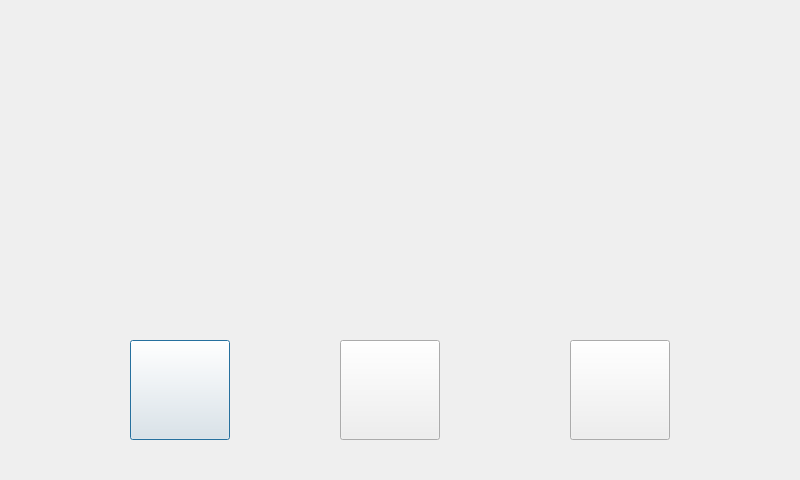
<?xml version="1.0" encoding="UTF-8"?>
<ui version="4.0">
 <class>PICTURE</class>
 <widget class="QDialog" name="PICTURE">
  <property name="enabled">
   <bool>true</bool>
  </property>
  <property name="geometry">
   <rect>
    <x>0</x>
    <y>0</y>
    <width>800</width>
    <height>480</height>
   </rect>
  </property>
  <property name="windowTitle">
   <string>PICTURE-GAOLLE</string>
  </property>
  <widget class="QLabel" name="label">
   <property name="geometry">
    <rect>
     <x>70</x>
     <y>20</y>
     <width>600</width>
     <height>281</height>
    </rect>
   </property>
   <property name="text">
    <string/>
   </property>
  </widget>
  <widget class="QPushButton" name="pushButton">
   <property name="geometry">
    <rect>
     <x>130</x>
     <y>340</y>
     <width>100</width>
     <height>100</height>
    </rect>
   </property>
   <property name="text">
    <string/>
   </property>
   <property name="icon">
    <iconset>
     <normalon>:/image/left.png</normalon>
    </iconset>
   </property>
   <property name="iconSize">
    <size>
     <width>100</width>
     <height>100</height>
    </size>
   </property>
  </widget>
  <widget class="QPushButton" name="pushButton_2">
   <property name="enabled">
    <bool>true</bool>
   </property>
   <property name="geometry">
    <rect>
     <x>570</x>
     <y>340</y>
     <width>100</width>
     <height>100</height>
    </rect>
   </property>
   <property name="accessibleDescription">
    <string notr="true"/>
   </property>
   <property name="text">
    <string/>
   </property>
   <property name="icon">
    <iconset>
     <normalon>:/image/right.jpg</normalon>
    </iconset>
   </property>
   <property name="iconSize">
    <size>
     <width>100</width>
     <height>100</height>
    </size>
   </property>
  </widget>
  <widget class="QPushButton" name="pushButton_start">
   <property name="geometry">
    <rect>
     <x>340</x>
     <y>340</y>
     <width>100</width>
     <height>100</height>
    </rect>
   </property>
   <property name="text">
    <string/>
   </property>
   <property name="icon">
    <iconset>
     <normalon>:/image/music_1.jpg</normalon>
    </iconset>
   </property>
   <property name="iconSize">
    <size>
     <width>100</width>
     <height>100</height>
    </size>
   </property>
  </widget>
 </widget>
 <resources/>
 <connections/>
</ui>
